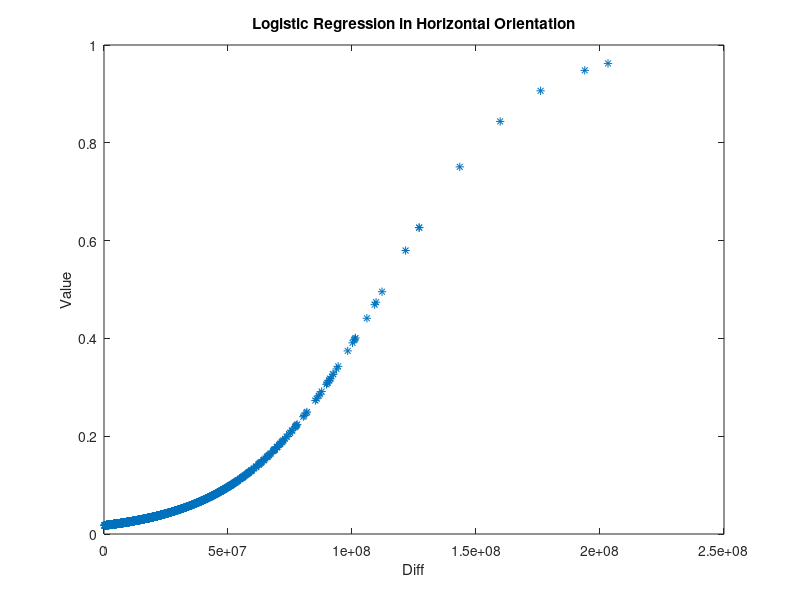
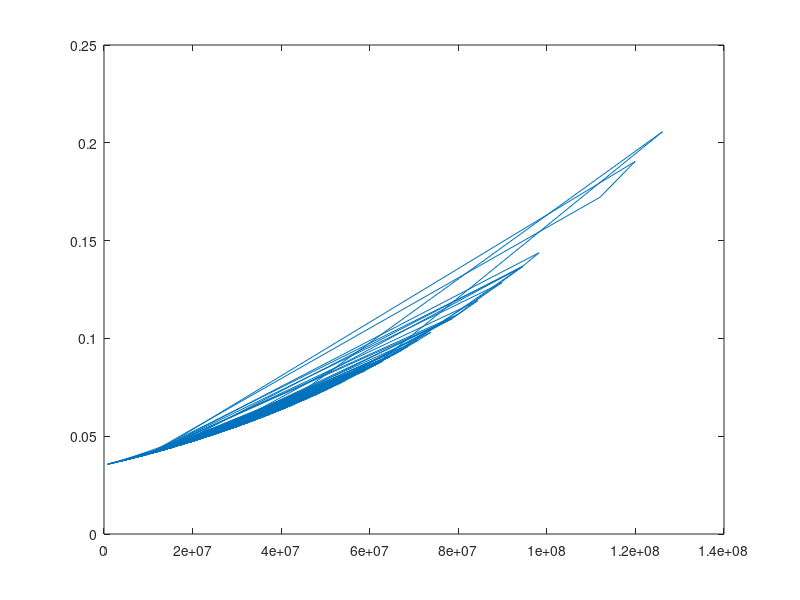
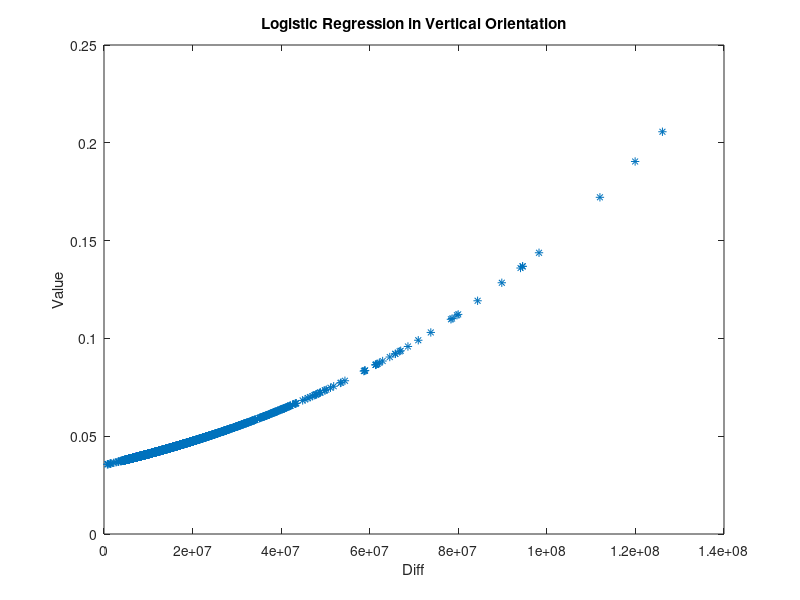

The MATLAB script that drew these images, in order:
% Logistic Regression

% Landscape
A = load('dist.mat','dist_array');
A = A.dist_array;
x = A';
GTLL = load('GroundtruthL.mat','GTL');
GTL = GTLL.GTL;
y = GTL';

theta = glmfit(x, y, 'binomial', 'link', 'logit');

Y = zeros(length(x),1);
LRL = zeros(1,length(x));
nn = 0;
for i = 1:length(Y)
    Y(i) = 1/(1+exp((-theta(1))- theta(2)*x(i)));
    if Y(i) > 0.5
        LRL(i) = 1;
        nn = nn + 1;
    end
end

figure
plot(x,Y,'*');
title('Logistic Regression in Horizontal Orientation');
xlabel('Diff');ylabel('Value');

GTLL = load('GroundtruthL.mat','GTL');
GTL = GTLL.GTL;

errLLR = LRL - GTL;
mm = 0;
for i = 1:length(errLLR)
    if errLLR(i) == 0
        mm = mm + 1;
    end
end

accLRL = mm / length(GTL);



% Portrait

A1 = load('dist1.mat','dist_array1');
A1 = A1.dist_array1;
x1 = A1';
GTPP = load('GroundtruthP.mat','GTP');
GTP = GTPP.GTP;
y1 = GTP';

theta1 = glmfit(x1, y1, 'binomial', 'link', 'logit');

Y1 = zeros(length(x1),1);
LRP = zeros(1,length(x1));
nn1 = 0;
for i = 1:length(Y1)
    Y1(i) = 1/(1+exp((-theta1(1))- theta1(2)*x1(i)));
    if Y1(i) > 0.5
        LRP(i) = 1;
        nn1 = nn1 + 1;
    end
end
figure
plot(x1,Y1);

GTPP = load('GroundtruthP.mat','GTP');
GTP = GTPP.GTP;

errPLR = LRP - GTP;
mm1 = 0;
for i = 1:length(errPLR)
    if errPLR(i) == 0
        mm1 = mm1 + 1;
    end
end

accLRP = mm1 / length(GTP);

figure
plot(x1,Y1,'*');
title('Logistic Regression in Vertical Orientation');
xlabel('Diff');ylabel('Value');

